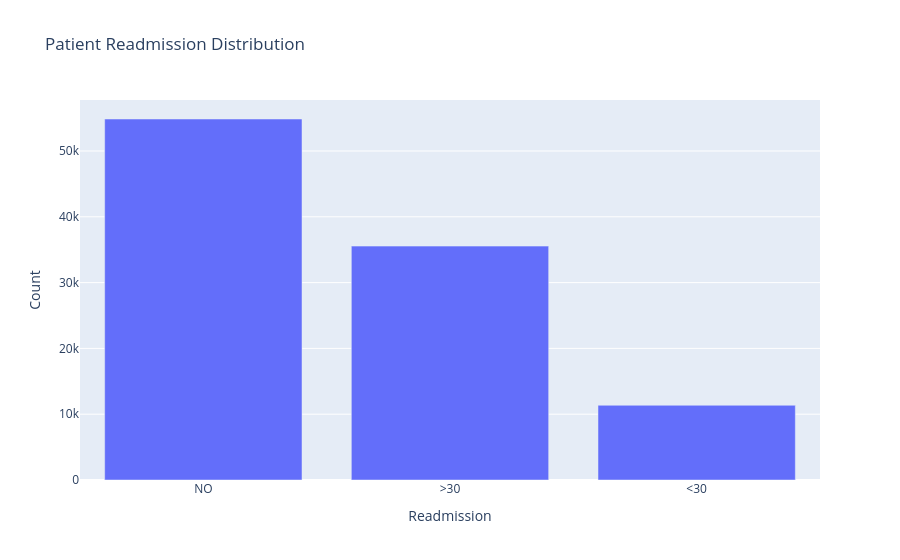

Notebook code for this chart:
### Code cell
fig = px.bar(df["readmitted"].value_counts().reset_index(),
             x="readmitted",
             y="count",
             title="Patient Readmission Distribution")
fig.update_layout(xaxis_title="Readmission",
                  yaxis_title="Count")
fig.show()

### Figure 1 — Plotly figure (JSON) as saved in the notebook; plotly's stock layout.template omitted (floating-point values rounded to 4 significant figures)
{"data": [{"alignmentgroup": "True", "hovertemplate": "readmitted=%{x}<br>count=%{y}<extra></extra>", "legendgroup": "", "marker": {"color": "#636efa", "pattern": {"shape": ""}}, "name": "", "offsetgroup": "", "orientation": "v", "showlegend": false, "textposition": "auto", "type": "bar", "x": ["NO", ">30", "<30"], "xaxis": "x", "y": [54864, 35545, 11357], "yaxis": "y"}], "layout": {"autosize": true, "barmode": "relative", "legend": {"tracegroupgap": 0}, "title": {"text": "Patient Readmission Distribution"}, "xaxis": {"anchor": "y", "autorange": true, "domain": [0, 1], "range": [-0.5, 2.5], "title": {"text": "Readmission"}, "type": "category"}, "yaxis": {"anchor": "x", "autorange": true, "domain": [0, 1], "range": [0, 57750.0], "title": {"text": "Count"}, "type": "linear"}}}
